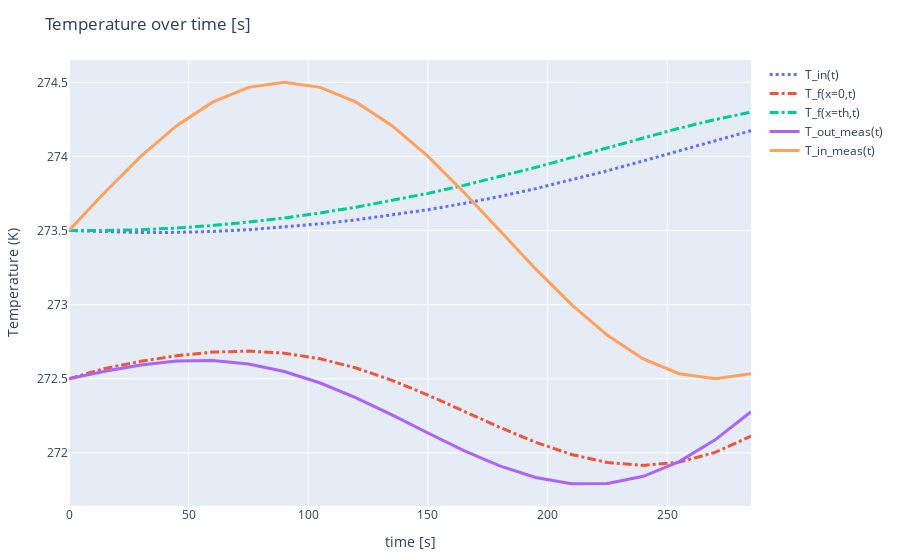

Notebook cell for this chart:
### Code cell
labels = ["T_in(t)","T_f(x=0,t)", "T_f(x=th,t)","T_out_meas(t)","T_in_meas(t)"];
vals = [T_in[1:end-1], T_f[1, 1:end-1],  T_f[end, 1:end-1], T_out_meas[1:end-1], T_in_meas[1:end-1]]
linewidths = [3,3,3, 3,3]
dashtypes = ["dot", "dashdot",  "dashdot", "none", "none"]


traces = [PlotlyJS.scatter(x=vec(time_val),  y=val, mode="lines", name=label, line=attr(width=lw, dash=dt)) for (val,label, lw, dt) in zip(vals, labels, linewidths, dashtypes)];


p3 = PlotlyJS.plot(traces, Layout(;title="Temperature over time [s]", showlegend=true, xaxis_title=" time [s]", yaxis_title="Temperature (K)" ),  config=PlotConfig(scrollZoom=false));
p3

### Figure 1 — Plotly figure (JSON) as saved in the notebook; plotly's stock layout.template omitted (floating-point values rounded to 4 significant figures)
{"data": [{"line": {"dash": "dot", "width": 3}, "mode": "lines", "name": "T_in(t)", "type": "scatter", "x": [0, 15, 30, 45, 60, 75, 90, 105, 120, 135, 150, 165, 180, 195, 210, 225, 240, 255, 270, 285, 300], "y": [273.5, 273.5, 273.5, 273.5, 273.5, 273.5, 273.5, 273.5, 273.6, 273.6, 273.6, 273.7, 273.7, 273.8, 273.8, 273.9, 274.0, 274.0, 274.1, 274.2]}, {"line": {"dash": "dashdot", "width": 3}, "mode": "lines", "name": "T_f(x=0,t)", "type": "scatter", "x": [0, 15, 30, 45, 60, 75, 90, 105, 120, 135, 150, 165, 180, 195, 210, 225, 240, 255, 270, 285, 300], "y": [272.5, 272.6, 272.6, 272.7, 272.7, 272.7, 272.7, 272.6, 272.6, 272.5, 272.4, 272.3, 272.2, 272.1, 272.0, 271.9, 271.9, 271.9, 272.0, 272.1]}, {"line": {"dash": "dashdot", "width": 3}, "mode": "lines", "name": "T_f(x=th,t)", "type": "scatter", "x": [0, 15, 30, 45, 60, 75, 90, 105, 120, 135, 150, 165, 180, 195, 210, 225, 240, 255, 270, 285, 300], "y": [273.5, 273.5, 273.5, 273.5, 273.5, 273.6, 273.6, 273.6, 273.7, 273.7, 273.8, 273.8, 273.9, 273.9, 274.0, 274.1, 274.1, 274.2, 274.2, 274.3]}, {"line": {"dash": "none", "width": 3}, "mode": "lines", "name": "T_out_meas(t)", "type": "scatter", "x": [0, 15, 30, 45, 60, 75, 90, 105, 120, 135, 150, 165, 180, 195, 210, 225, 240, 255, 270, 285, 300], "y": [272.5, 272.6, 272.6, 272.6, 272.6, 272.6, 272.5, 272.5, 272.4, 272.3, 272.1, 272.0, 271.9, 271.8, 271.8, 271.8, 271.8, 271.9, 272.1, 272.3]}, {"line": {"dash": "none", "width": 3}, "mode": "lines", "name": "T_in_meas(t)", "type": "scatter", "x": [0, 15, 30, 45, 60, 75, 90, 105, 120, 135, 150, 165, 180, 195, 210, 225, 240, 255, 270, 285, 300], "y": [273.5, 273.8, 274, 274.2, 274.4, 274.5, 274.5, 274.5, 274.4, 274.2, 274, 273.8, 273.5, 273.2, 273, 272.8, 272.6, 272.5, 272.5, 272.5]}], "layout": {"margin": {"b": 50, "l": 50, "r": 50, "t": 60}, "showlegend": true, "title": "Temperature over time [s]", "xaxis": {"title": {"text": " time [s]"}}, "yaxis": {"title": {"text": "Temperature (K)"}}}}
